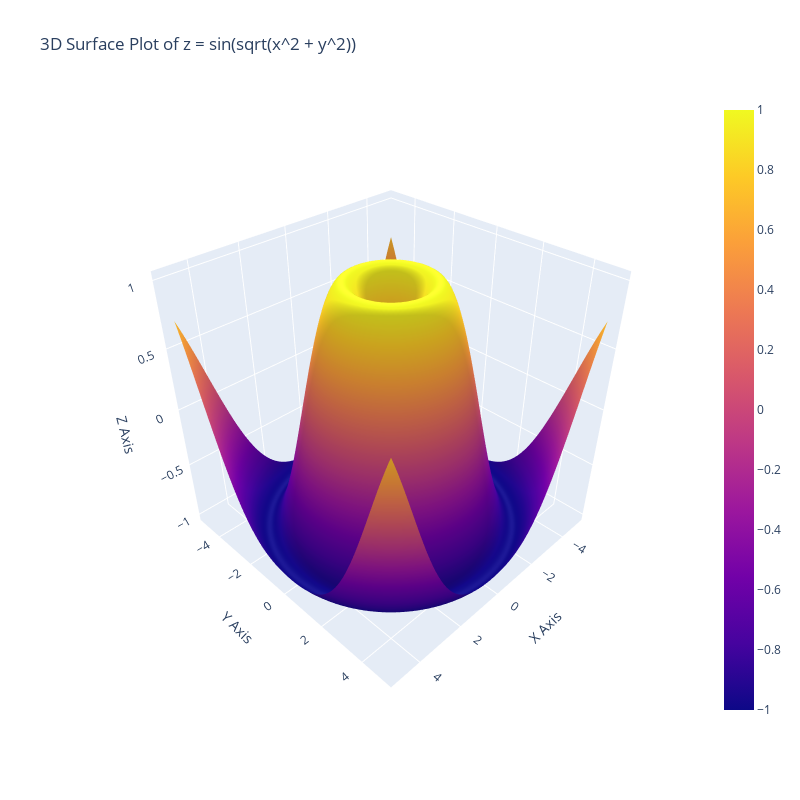

Notebook cell for this chart:
### Code cell
# 4. Using the given x and y data, generate a 3D surface plot to visualize the function z = sin(x² + y²)

import plotly.graph_objs as go

x = np.linspace(-5, 5, 100)
y = np.linspace(-5, 5, 100)
x, y = np.meshgrid(x, y)
z = np.sin(np.sqrt(x**2 + y**2))

data = {
    'X': x.flatten(),
    'Y': y.flatten(),
    'Z': z.flatten()
}
df = pd.DataFrame(data)

fig = go.Figure(data=[go.Surface(z=z, x=x, y=y)])

fig.update_layout(title='3D Surface Plot of z = sin(sqrt(x^2 + y^2))',
                  scene=dict(
                      xaxis_title='X Axis',
                      yaxis_title='Y Axis',
                      zaxis_title='Z Axis'),
                  width=800, height=800)

fig.show()

### Figure 1 — Plotly figure (JSON) as saved in the notebook; plotly's stock layout.template omitted (floating-point values rounded to 4 significant figures; data arrays with more than 128 entries replaced by an {"elided": "..."} marker saying what was removed)
{"data": [{"type": "surface", "x": {"elided": "100x100 float values"}, "y": {"elided": "100x100 float values"}, "z": {"elided": "100x100 float values"}}], "layout": {"height": 800, "scene": {"aspectmode": "auto", "aspectratio": {"x": 1, "y": 1, "z": 1}, "camera": {"center": {"x": 0, "y": 0, "z": 0}, "eye": {"x": 1.438, "y": 1.438, "z": 1.438}, "projection": {"type": "perspective"}, "up": {"x": 0.02437, "y": -0.02379, "z": 0.9994}}, "xaxis": {"title": {"text": "X Axis"}, "type": "linear"}, "yaxis": {"title": {"text": "Y Axis"}, "type": "linear"}, "zaxis": {"title": {"text": "Z Axis"}, "type": "linear"}}, "title": {"text": "3D Surface Plot of z = sin(sqrt(x^2 + y^2))"}, "width": 800}}
